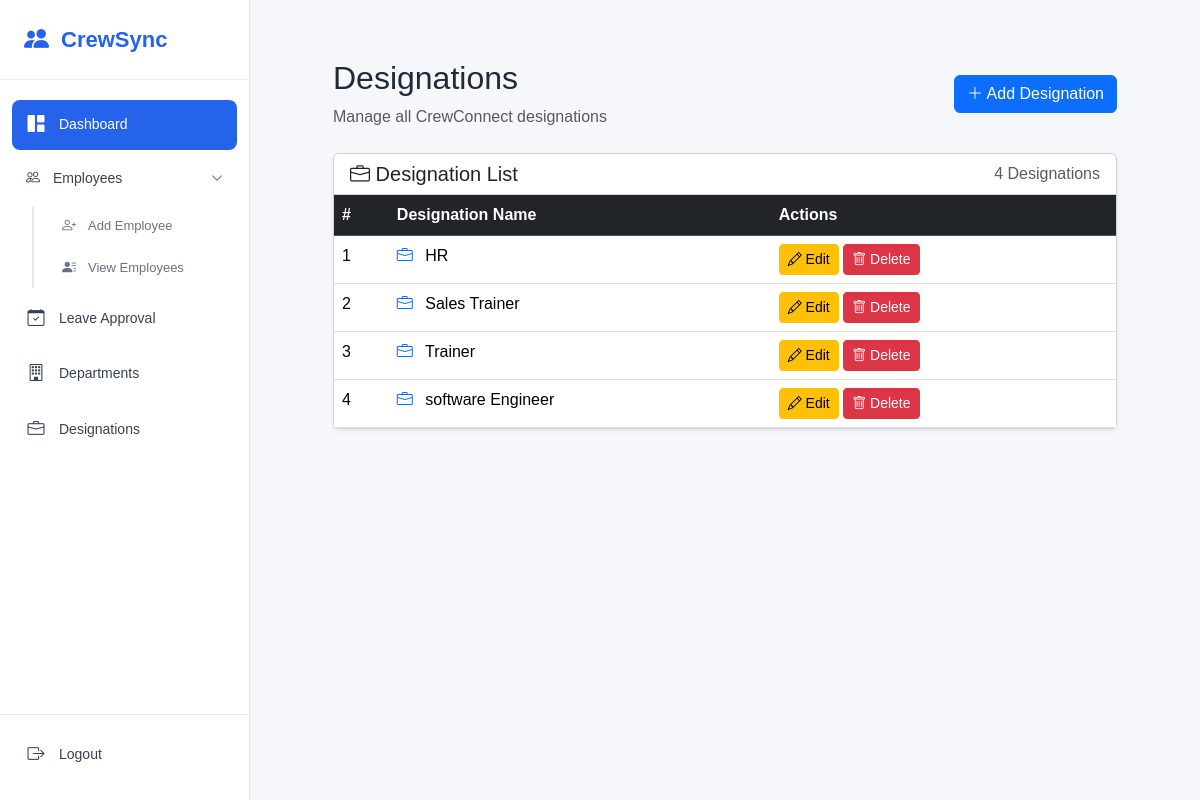
Page /designation_list/ on the committed database.
### hr/models.py (models this page shows, shortened)
class Designation(models.Model):
    name = models.CharField(max_length=100, unique=True)

### hr/views.py (the view)
# urls.py: path("designation_list/",views.designation_list,name="designation_list"),
def designation_list(request):
    designations = Designation.objects.all().order_by('name')
    return render(
        request,
        'designations_add_update.html',
        {
            'designations': designations
        }
    )

### templates/designations_add_update.html (shortened to what this page needs)
{% extends "base.html" %}
{% block content %}
<div class="container-fluid mt-4 px-5">
    <div class="d-flex justify-content-between align-items-center mb-4">
        <div>
            {% if is_update %}
                <h2>Update Designation</h2>
                <p class="text-muted mb-0">
                    Update designation information
                </p>
            {% elif is_add %}
                <h2>Add Designation</h2>
                <p class="text-muted mb-0">
                    Add a new designation to CrewConnect
                </p>
            {% else %}
                <h2>Designations</h2>
                <p class="text-muted mb-0">
                    Manage all CrewConnect designations
                </p>
            {% endif %}
        </div>
        {% if not is_add and not is_update %}
            <a
                href="{% url 'designation_create' %}"
                class="btn btn-primary"
            >
                <i class="bi bi-plus-lg"></i>
                Add Designation
            </a>
        {% endif %}
    </div>
    <div class="card shadow-sm">
        <div class="card-header bg-white">
            <div class="d-flex justify-content-between align-items-center">
                <h5 class="mb-0">
                    <i class="bi bi-briefcase"></i>
                    Designation List
                </h5>
                <span class="text-muted">
                    {{ designations|length }} Designations
                </span>
            </div>
        </div>
        <div class="card-body p-0">
            <div class="table-responsive">
                <table class="table table-hover mb-0">
                    <thead class="table-dark">
                        <tr>
                            <th>#</th>
                            <th>Designation Name</th>
                            <th>Actions</th>
                        </tr>
                    </thead>
                    <tbody>
                        {% for designation in designations %}
                        <tr>
                            <td>
                                {{ forloop.counter }}
                            </td>
                            <td>
                                <i
                                    class="bi bi-briefcase
                                           text-primary me-2"
                                ></i>
                                {{ designation.name }}
                            </td>
                            <td>
                                <a
                                    href="{% url 'designation_update' designation.id %}"
                                    class="btn btn-sm btn-warning"
                                >
                                    <i class="bi bi-pencil"></i>
                                    Edit
                                </a>
                                <a
                                    href="{% url 'designation_delete' designation.id %}"
                                    class="btn btn-sm btn-danger"
                                    onclick="return confirm(
                                        'Are you sure you want to delete this designation?'
                                    );"
                                >
                                    <i class="bi bi-trash"></i>
                                    Delete
                                </a>
                            </td>
                        </tr>
                        {% endfor %}
                    </tbody>
                </table>
            </div>
        </div>
    </div>
</div>
{% endblock %}

### static/css/sidebar.css (style rules this page uses)
* { margin: 0; padding: 0; box-sizing: border-box; }
body { font-family: Arial, sans-serif; background-color: #f5f7fb; color: #1f2937; }

### rows in the picture
Designation: name "HR"
Designation: name "Sales Trainer"
Designation: name "Trainer"
Designation: name "software Engineer"

### other values in the picture
{{ designations|length }} "4"
